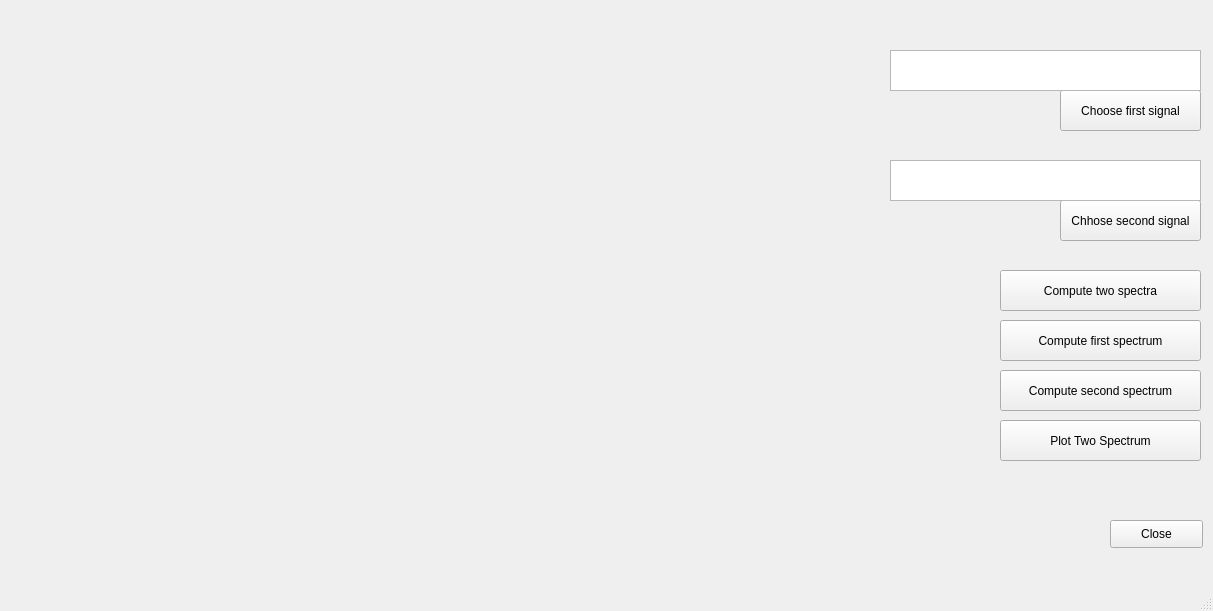
<?xml version="1.0" encoding="UTF-8"?>
<ui version="4.0">
 <class>Two_Spectrum_Window</class>
 <widget class="QMainWindow" name="Two_Spectrum_Window">
  <property name="geometry">
   <rect>
    <x>0</x>
    <y>0</y>
    <width>1213</width>
    <height>611</height>
   </rect>
  </property>
  <property name="windowTitle">
   <string>MainWindow</string>
  </property>
  <widget class="QWidget" name="centralwidget">
   <widget class="QCustomPlot" name="Spectrum1" native="true">
    <property name="geometry">
     <rect>
      <x>30</x>
      <y>10</y>
      <width>841</width>
      <height>251</height>
     </rect>
    </property>
   </widget>
   <widget class="QCustomPlot" name="Spectrum2" native="true">
    <property name="geometry">
     <rect>
      <x>30</x>
      <y>300</y>
      <width>841</width>
      <height>251</height>
     </rect>
    </property>
   </widget>
   <widget class="QPushButton" name="Choose1stSignal">
    <property name="geometry">
     <rect>
      <x>1060</x>
      <y>90</y>
      <width>141</width>
      <height>41</height>
     </rect>
    </property>
    <property name="text">
     <string>Choose first signal</string>
    </property>
   </widget>
   <widget class="QPushButton" name="PlotTwoSpectrum">
    <property name="geometry">
     <rect>
      <x>1000</x>
      <y>420</y>
      <width>201</width>
      <height>41</height>
     </rect>
    </property>
    <property name="text">
     <string>Plot Two Spectrum</string>
    </property>
   </widget>
   <widget class="QPushButton" name="Choose2ndSignal">
    <property name="geometry">
     <rect>
      <x>1060</x>
      <y>200</y>
      <width>141</width>
      <height>41</height>
     </rect>
    </property>
    <property name="text">
     <string>Chhose second signal</string>
    </property>
   </widget>
   <widget class="QPushButton" name="CloseButton">
    <property name="geometry">
     <rect>
      <x>1110</x>
      <y>520</y>
      <width>93</width>
      <height>28</height>
     </rect>
    </property>
    <property name="text">
     <string>Close</string>
    </property>
   </widget>
   <widget class="QTextBrowser" name="SecondSignalPath">
    <property name="geometry">
     <rect>
      <x>890</x>
      <y>160</y>
      <width>311</width>
      <height>41</height>
     </rect>
    </property>
   </widget>
   <widget class="QTextBrowser" name="FirstSignalPath">
    <property name="geometry">
     <rect>
      <x>890</x>
      <y>50</y>
      <width>311</width>
      <height>41</height>
     </rect>
    </property>
   </widget>
   <widget class="QPushButton" name="Calculate1stSpectrum">
    <property name="geometry">
     <rect>
      <x>1000</x>
      <y>320</y>
      <width>201</width>
      <height>41</height>
     </rect>
    </property>
    <property name="text">
     <string>Compute first spectrum</string>
    </property>
   </widget>
   <widget class="QPushButton" name="Calculate2ndSpectrum">
    <property name="geometry">
     <rect>
      <x>1000</x>
      <y>370</y>
      <width>201</width>
      <height>41</height>
     </rect>
    </property>
    <property name="text">
     <string>Compute second spectrum</string>
    </property>
   </widget>
   <widget class="QPushButton" name="CalculateTwoSpectra">
    <property name="geometry">
     <rect>
      <x>1000</x>
      <y>270</y>
      <width>201</width>
      <height>41</height>
     </rect>
    </property>
    <property name="text">
     <string>Compute two spectra</string>
    </property>
   </widget>
  </widget>
  <widget class="QMenuBar" name="menubar">
   <property name="geometry">
    <rect>
     <x>0</x>
     <y>0</y>
     <width>1213</width>
     <height>26</height>
    </rect>
   </property>
  </widget>
  <widget class="QStatusBar" name="statusbar"/>
 </widget>
 <customwidgets>
  <customwidget>
   <class>QCustomPlot</class>
   <extends>QWidget</extends>
   <header location="global">qcustomplot.h</header>
   <container>1</container>
  </customwidget>
 </customwidgets>
 <resources/>
 <connections/>
</ui>
